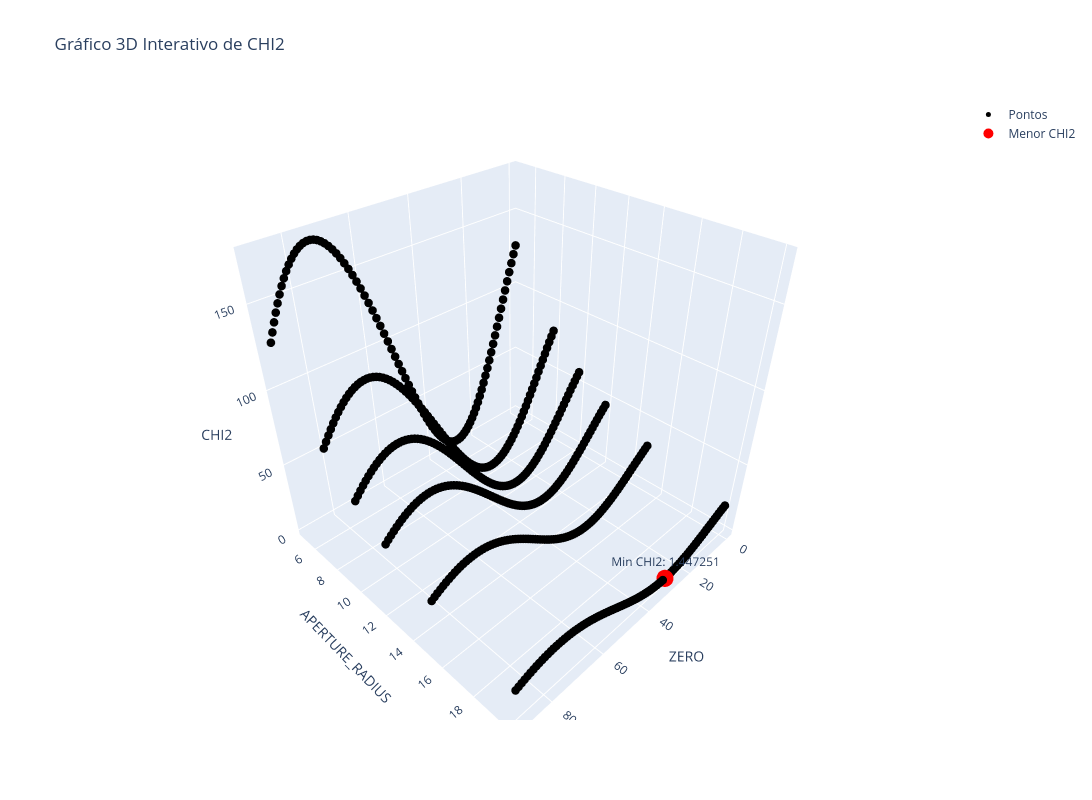

Notebook code cell kept with this figure:
### Code cell
# Criando listas para os dados
chi2 = []
aper = []
zero = []

for j in range(len(range_aper)):
    for i in range(len(range_zero)):
        z = produto3D[j][i]['CHI2']
        x = produto3D[j][i]['ZERO'].nominal
        y = produto3D[j][i]['APERTURE_RADIUS']
        
        chi2.append(z)
        zero.append(x)
        aper.append(y)

# Encontrando o menor valor de CHI2 e seus respectivos ZERO e APERTURE_RADIUS
min_chi2_index = np.argmin(chi2)
min_chi2 = chi2[min_chi2_index]
min_zero = zero[min_chi2_index]
min_aper = aper[min_chi2_index]

# Exibir os valores na tela
print(f"Smallest CHI2 found: {min_chi2:.6f}")
print(f"corresponding ZERO: {min_zero:.3f}")
print(f"corresponding APERTURE_RADIUS: {min_aper:.3f}")

# Criando a figura interativa
fig = go.Figure()

# Adicionando os pontos normais
fig.add_trace(go.Scatter3d(
    x=zero, y=aper, z=chi2,
    mode='markers',
    marker=dict(size=5, color='black'),
    name='Pontos'
))

# Adicionando o ponto de menor CHI2 em vermelho
fig.add_trace(go.Scatter3d(
    x=[min_zero], y=[min_aper], z=[min_chi2],
    mode='markers+text',
    marker=dict(size=10, color='red'),
    text=[f"Min CHI2: {min_chi2:.6f}"],
    textposition="top center",
    name='Menor CHI2'
))

# Ajustando os rótulos e aumentando o tamanho do gráfico
fig.update_layout(
    title="Gráfico 3D Interativo de CHI2",
    scene=dict(
        xaxis=dict(title="ZERO"),# range=[24.5, 26.0]),
        yaxis=dict(title="APERTURE_RADIUS"),# range=[5, 18]),
        zaxis=dict(title="CHI2")#, range=[0.0001, 0.1])
    ),
    width=1200,
    height=800
)

# Exibir o gráfico interativo
fig.show()

### Figure 1 — Plotly figure (JSON) as saved in the notebook; plotly's stock layout.template omitted (floating-point values rounded to 4 significant figures; data arrays with more than 128 entries replaced by an {"elided": "..."} marker saying what was removed)
{"data": [{"marker": {"color": "black", "size": 5}, "mode": "markers", "name": "Pontos", "type": "scatter3d", "x": {"elided": "1547 int values"}, "y": {"elided": "1547 int values"}, "z": {"elided": "1547 float values"}}, {"marker": {"color": "red", "size": 10}, "mode": "markers+text", "name": "Menor CHI2", "text": ["Min CHI2: 1.447251"], "textposition": "top center", "type": "scatter3d", "x": [29], "y": [20], "z": [1.447]}], "layout": {"height": 800, "scene": {"xaxis": {"title": {"text": "ZERO"}}, "yaxis": {"title": {"text": "APERTURE_RADIUS"}}, "zaxis": {"title": {"text": "CHI2"}}}, "title": {"text": "Gráfico 3D Interativo de CHI2"}, "width": 1200}}
